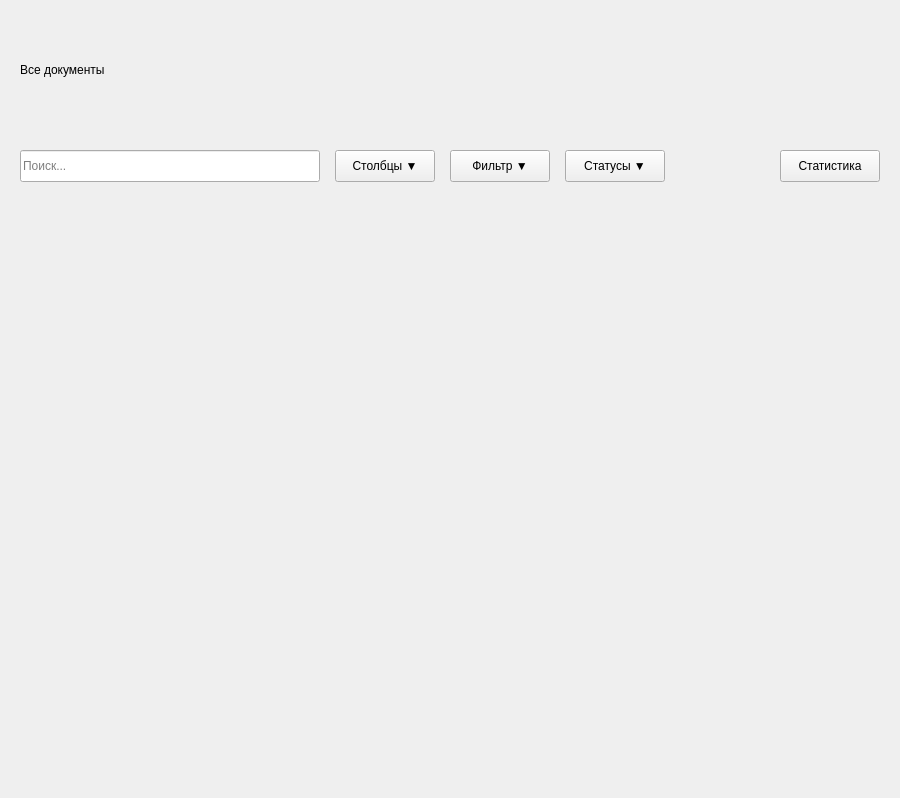
<?xml version="1.0" encoding="UTF-8"?>
<ui version="4.0">
 <class>DocumentsPanel</class>
 <widget class="QWidget" name="DocumentsPanel">
  <property name="geometry">
   <rect>
    <x>0</x>
    <y>0</y>
    <width>900</width>
    <height>798</height>
   </rect>
  </property>
  <property name="windowTitle">
   <string>DocumentsPanel</string>
  </property>
  <property name="styleSheet">
   <string notr="true">#DocumentsPanel { background-color: {BG_CARD}; }</string>
  </property>
  <layout class="QVBoxLayout" name="verticalLayout">
   <property name="spacing">
    <number>0</number>
   </property>
   <property name="leftMargin">
    <number>0</number>
   </property>
   <property name="topMargin">
    <number>0</number>
   </property>
   <property name="rightMargin">
    <number>0</number>
   </property>
   <property name="bottomMargin">
    <number>0</number>
   </property>
   <item>
    <widget class="QFrame" name="headerFrame">
     <property name="minimumSize">
      <size>
       <width>0</width>
       <height>140</height>
      </size>
     </property>
     <property name="maximumSize">
      <size>
       <width>16777215</width>
       <height>140</height>
      </size>
     </property>
     <property name="styleSheet">
      <string notr="true">#headerFrame { background-color: {HEADER_BG}; margin: 0px; padding: 0px; }</string>
     </property>
     <property name="frameShape">
      <enum>QFrame::Shape::NoFrame</enum>
     </property>
     <property name="frameShadow">
      <enum>QFrame::Shadow::Plain</enum>
     </property>
     <layout class="QHBoxLayout" name="horizontalLayoutHeader">
      <property name="spacing">
       <number>0</number>
      </property>
      <property name="leftMargin">
       <number>20</number>
      </property>
      <property name="topMargin">
       <number>0</number>
      </property>
      <property name="rightMargin">
       <number>20</number>
      </property>
      <property name="bottomMargin">
       <number>0</number>
      </property>
      <item>
       <widget class="QLabel" name="labelTitle">
        <property name="styleSheet">
         <string notr="true">color: {TEXT_ON_ACCENT}; font-size: 32px; font-weight: bold; background-color: transparent;
</string>
        </property>
        <property name="text">
         <string>Все документы</string>
        </property>
       </widget>
      </item>
      <item>
       <spacer name="horizontalSpacer">
        <property name="orientation">
         <enum>Qt::Orientation::Horizontal</enum>
        </property>
        <property name="sizeHint" stdset="0">
         <size>
          <width>40</width>
          <height>20</height>
         </size>
        </property>
       </spacer>
      </item>
     </layout>
    </widget>
   </item>
   <item>
    <widget class="QWidget" name="toolBar" native="true">
     <property name="minimumSize">
      <size>
       <width>0</width>
       <height>45</height>
      </size>
     </property>
     <property name="maximumSize">
      <size>
       <width>16777215</width>
       <height>45</height>
      </size>
     </property>
     <property name="styleSheet">
      <string notr="true">#toolBar { background-color: {BG_CARD}; }</string>
     </property>
     <layout class="QHBoxLayout" name="toolBarLayout">
      <property name="spacing">
       <number>15</number>
      </property>
      <property name="leftMargin">
       <number>20</number>
      </property>
      <property name="topMargin">
       <number>10</number>
      </property>
      <property name="rightMargin">
       <number>20</number>
      </property>
      <property name="bottomMargin">
       <number>10</number>
      </property>
      <item>
       <widget class="QLineEdit" name="searchEdit">
        <property name="minimumSize">
         <size>
          <width>300</width>
          <height>32</height>
         </size>
        </property>
        <property name="maximumSize">
         <size>
          <width>16777215</width>
          <height>32</height>
         </size>
        </property>
        <property name="styleSheet">
         <string notr="true">QLineEdit {
    border: 1px solid {BORDER_INPUT};
    border-radius: 8px;
    font-size: 13px;
    padding: 5px 15px;
    background-color: {BG_INPUT};
    color: {TEXT_PRIMARY};
}
QLineEdit:focus {
    border: 2px solid {ACCENT_DANGER};
}</string>
        </property>
        <property name="placeholderText">
         <string>Поиск...</string>
        </property>
       </widget>
      </item>
      <item>
       <widget class="QPushButton" name="columnsBtn">
        <property name="minimumSize">
         <size>
          <width>100</width>
          <height>32</height>
         </size>
        </property>
        <property name="maximumSize">
         <size>
          <width>16777215</width>
          <height>32</height>
         </size>
        </property>
        <property name="styleSheet">
         <string notr="true">QPushButton {
    background-color: {BTN_SECONDARY_BG};
    border-radius: 4px;
    font-weight: normal;
    color: {TEXT_BLACK};
}
QPushButton:hover {
    background-color: {BTN_SECONDARY_HOVER_BG};
}
</string>
        </property>
        <property name="text">
         <string>Столбцы ▼</string>
        </property>
       </widget>
      </item>
      <item>
       <widget class="QPushButton" name="filterBtn">
        <property name="minimumSize">
         <size>
          <width>100</width>
          <height>32</height>
         </size>
        </property>
        <property name="maximumSize">
         <size>
          <width>16777215</width>
          <height>32</height>
         </size>
        </property>
        <property name="styleSheet">
         <string notr="true">QPushButton {
    background-color: {BTN_SECONDARY_BG};
    border-radius: 4px;
    font-weight: normal;
    color: {TEXT_BLACK};
}
QPushButton:hover {
    background-color: {BTN_SECONDARY_HOVER_BG};
}
</string>
        </property>
        <property name="text">
         <string>Фильтр ▼</string>
        </property>
       </widget>
      </item>
      <item>
       <widget class="QPushButton" name="statusesBtn">
        <property name="minimumSize">
         <size>
          <width>100</width>
          <height>32</height>
         </size>
        </property>
        <property name="maximumSize">
         <size>
          <width>16777215</width>
          <height>32</height>
         </size>
        </property>
        <property name="styleSheet">
         <string notr="true">QPushButton {
    background-color: {BTN_SECONDARY_BG};
    border-radius: 4px;
    font-weight: normal;
    color: {TEXT_BLACK};
}
QPushButton:hover {
    background-color: {BTN_SECONDARY_HOVER_BG};
}
</string>
        </property>
        <property name="text">
         <string>Статусы ▼</string>
        </property>
       </widget>
      </item>
      <item>
       <spacer name="toolBarSpacer">
        <property name="orientation">
         <enum>Qt::Orientation::Horizontal</enum>
        </property>
        <property name="sizeHint" stdset="0">
         <size>
          <width>40</width>
          <height>20</height>
         </size>
        </property>
       </spacer>
      </item>
      <item>
       <widget class="QPushButton" name="statsBtn">
        <property name="minimumSize">
         <size>
          <width>100</width>
          <height>32</height>
         </size>
        </property>
        <property name="maximumSize">
         <size>
          <width>16777215</width>
          <height>32</height>
         </size>
        </property>
        <property name="styleSheet">
         <string notr="true">QPushButton {
    background-color: {ACCENT_PRIMARY};
    border-radius: 8px;
    font-weight: bold;
    color: {TEXT_ON_ACCENT};
}
QPushButton:hover {
    background-color: {ACCENT_HOVER_SOFT};
}
QPushButton:pressed {
    background-color: {ACCENT_PRESSED_DEEP};
}</string>
        </property>
        <property name="text">
         <string>Статистика</string>
        </property>
       </widget>
      </item>
     </layout>
    </widget>
   </item>
   <item>
    <widget class="QFrame" name="contentFrame">
     <property name="styleSheet">
      <string notr="true">#contentFrame { background-color: {BG_CARD}; }</string>
     </property>
     <property name="frameShape">
      <enum>QFrame::Shape::NoFrame</enum>
     </property>
     <layout class="QVBoxLayout" name="contentLayout">
      <property name="leftMargin">
       <number>0</number>
      </property>
      <property name="topMargin">
       <number>0</number>
      </property>
      <property name="rightMargin">
       <number>0</number>
      </property>
      <property name="bottomMargin">
       <number>0</number>
      </property>
     </layout>
    </widget>
   </item>
  </layout>
 </widget>
 <resources/>
 <connections/>
</ui>
